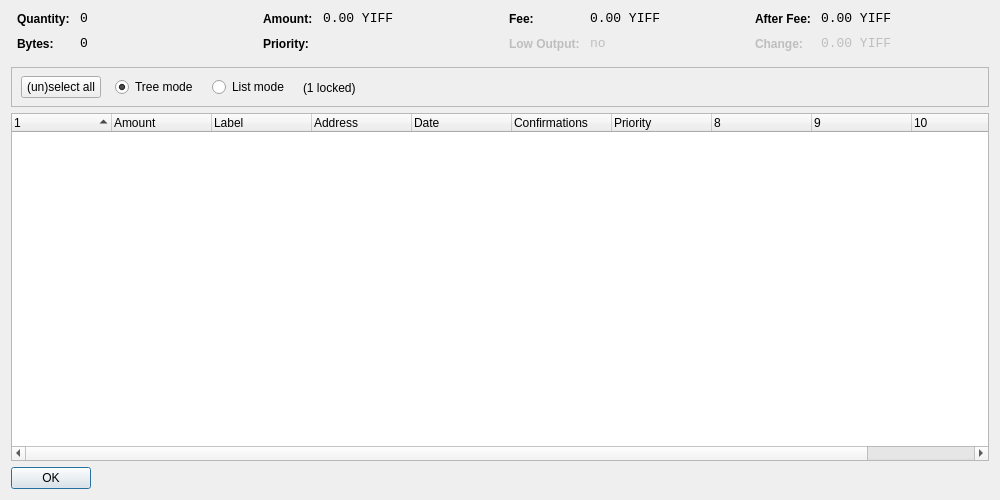
<?xml version="1.0" encoding="UTF-8"?>
<ui version="4.0">
 <class>CoinControlDialog</class>
 <widget class="QDialog" name="CoinControlDialog">
  <property name="geometry">
   <rect>
    <x>0</x>
    <y>0</y>
    <width>1000</width>
    <height>500</height>
   </rect>
  </property>
  <property name="windowTitle">
   <string>Coin Control</string>
  </property>
  <layout class="QVBoxLayout" name="verticalLayout">
   <item>
    <layout class="QHBoxLayout" name="horizontalLayoutTop" stretch="0,0,0,0">
     <property name="topMargin">
      <number>0</number>
     </property>
     <property name="bottomMargin">
      <number>10</number>
     </property>
     <item>
      <layout class="QFormLayout" name="formLayoutCoinControl1">
       <property name="horizontalSpacing">
        <number>10</number>
       </property>
       <property name="verticalSpacing">
        <number>10</number>
       </property>
       <property name="leftMargin">
        <number>6</number>
       </property>
       <property name="rightMargin">
        <number>6</number>
       </property>
       <item row="0" column="0">
        <widget class="QLabel" name="labelCoinControlQuantityText">
         <property name="styleSheet">
          <string notr="true">font-weight:bold;</string>
         </property>
         <property name="text">
          <string>Quantity:</string>
         </property>
        </widget>
       </item>
       <item row="0" column="1">
        <widget class="QLabel" name="labelCoinControlQuantity">
         <property name="font">
          <font>
           <family>Monospace</family>
           <pointsize>10</pointsize>
          </font>
         </property>
         <property name="cursor">
          <cursorShape>IBeamCursor</cursorShape>
         </property>
         <property name="contextMenuPolicy">
          <enum>Qt::ActionsContextMenu</enum>
         </property>
         <property name="text">
          <string notr="true">0</string>
         </property>
         <property name="textInteractionFlags">
          <set>Qt::LinksAccessibleByMouse|Qt::TextSelectableByKeyboard|Qt::TextSelectableByMouse</set>
         </property>
        </widget>
       </item>
       <item row="1" column="0">
        <widget class="QLabel" name="labelCoinControlBytesText">
         <property name="styleSheet">
          <string notr="true">font-weight:bold;</string>
         </property>
         <property name="text">
          <string>Bytes:</string>
         </property>
        </widget>
       </item>
       <item row="1" column="1">
        <widget class="QLabel" name="labelCoinControlBytes">
         <property name="font">
          <font>
           <family>Monospace</family>
           <pointsize>10</pointsize>
          </font>
         </property>
         <property name="cursor">
          <cursorShape>IBeamCursor</cursorShape>
         </property>
         <property name="contextMenuPolicy">
          <enum>Qt::ActionsContextMenu</enum>
         </property>
         <property name="text">
          <string notr="true">0</string>
         </property>
         <property name="textInteractionFlags">
          <set>Qt::LinksAccessibleByMouse|Qt::TextSelectableByKeyboard|Qt::TextSelectableByMouse</set>
         </property>
        </widget>
       </item>
      </layout>
     </item>
     <item>
      <layout class="QFormLayout" name="formLayoutCoinControl2">
       <property name="horizontalSpacing">
        <number>10</number>
       </property>
       <property name="verticalSpacing">
        <number>10</number>
       </property>
       <property name="leftMargin">
        <number>6</number>
       </property>
       <property name="rightMargin">
        <number>6</number>
       </property>
       <item row="0" column="0">
        <widget class="QLabel" name="labelCoinControlAmountText">
         <property name="styleSheet">
          <string notr="true">font-weight:bold;</string>
         </property>
         <property name="text">
          <string>Amount:</string>
         </property>
        </widget>
       </item>
       <item row="0" column="1">
        <widget class="QLabel" name="labelCoinControlAmount">
         <property name="font">
          <font>
           <family>Monospace</family>
           <pointsize>10</pointsize>
          </font>
         </property>
         <property name="cursor">
          <cursorShape>IBeamCursor</cursorShape>
         </property>
         <property name="contextMenuPolicy">
          <enum>Qt::ActionsContextMenu</enum>
         </property>
         <property name="text">
          <string notr="true">0.00 YIFF</string>
         </property>
         <property name="textInteractionFlags">
          <set>Qt::LinksAccessibleByMouse|Qt::TextSelectableByKeyboard|Qt::TextSelectableByMouse</set>
         </property>
        </widget>
       </item>
       <item row="1" column="0">
        <widget class="QLabel" name="labelCoinControlPriorityText">
         <property name="styleSheet">
          <string notr="true">font-weight:bold;</string>
         </property>
         <property name="text">
          <string>Priority:</string>
         </property>
        </widget>
       </item>
       <item row="1" column="1">
        <widget class="QLabel" name="labelCoinControlPriority">
         <property name="font">
          <font>
           <family>Monospace</family>
           <pointsize>10</pointsize>
          </font>
         </property>
         <property name="cursor">
          <cursorShape>IBeamCursor</cursorShape>
         </property>
         <property name="contextMenuPolicy">
          <enum>Qt::ActionsContextMenu</enum>
         </property>
         <property name="text">
          <string/>
         </property>
         <property name="textInteractionFlags">
          <set>Qt::LinksAccessibleByMouse|Qt::TextSelectableByKeyboard|Qt::TextSelectableByMouse</set>
         </property>
        </widget>
       </item>
      </layout>
     </item>
     <item>
      <layout class="QFormLayout" name="formLayoutCoinControl3">
       <property name="horizontalSpacing">
        <number>10</number>
       </property>
       <property name="verticalSpacing">
        <number>10</number>
       </property>
       <property name="leftMargin">
        <number>6</number>
       </property>
       <property name="rightMargin">
        <number>6</number>
       </property>
       <item row="0" column="0">
        <widget class="QLabel" name="labelCoinControlFeeText">
         <property name="styleSheet">
          <string notr="true">font-weight:bold;</string>
         </property>
         <property name="text">
          <string>Fee:</string>
         </property>
        </widget>
       </item>
       <item row="0" column="1">
        <widget class="QLabel" name="labelCoinControlFee">
         <property name="font">
          <font>
           <family>Monospace</family>
           <pointsize>10</pointsize>
          </font>
         </property>
         <property name="cursor">
          <cursorShape>IBeamCursor</cursorShape>
         </property>
         <property name="contextMenuPolicy">
          <enum>Qt::ActionsContextMenu</enum>
         </property>
         <property name="text">
          <string notr="true">0.00 YIFF</string>
         </property>
         <property name="textInteractionFlags">
          <set>Qt::LinksAccessibleByMouse|Qt::TextSelectableByKeyboard|Qt::TextSelectableByMouse</set>
         </property>
        </widget>
       </item>
       <item row="1" column="0">
        <widget class="QLabel" name="labelCoinControlLowOutputText">
         <property name="enabled">
          <bool>false</bool>
         </property>
         <property name="styleSheet">
          <string notr="true">font-weight:bold;</string>
         </property>
         <property name="text">
          <string>Low Output:</string>
         </property>
        </widget>
       </item>
       <item row="1" column="1">
        <widget class="QLabel" name="labelCoinControlLowOutput">
         <property name="enabled">
          <bool>false</bool>
         </property>
         <property name="font">
          <font>
           <family>Monospace</family>
           <pointsize>10</pointsize>
          </font>
         </property>
         <property name="cursor">
          <cursorShape>IBeamCursor</cursorShape>
         </property>
         <property name="contextMenuPolicy">
          <enum>Qt::ActionsContextMenu</enum>
         </property>
         <property name="text">
          <string>no</string>
         </property>
         <property name="textInteractionFlags">
          <set>Qt::LinksAccessibleByMouse|Qt::TextSelectableByKeyboard|Qt::TextSelectableByMouse</set>
         </property>
        </widget>
       </item>
      </layout>
     </item>
     <item>
      <layout class="QFormLayout" name="formLayoutCoinControl4">
       <property name="horizontalSpacing">
        <number>10</number>
       </property>
       <property name="verticalSpacing">
        <number>10</number>
       </property>
       <property name="leftMargin">
        <number>6</number>
       </property>
       <property name="rightMargin">
        <number>6</number>
       </property>
       <item row="0" column="0">
        <widget class="QLabel" name="labelCoinControlAfterFeeText">
         <property name="styleSheet">
          <string notr="true">font-weight:bold;</string>
         </property>
         <property name="text">
          <string>After Fee:</string>
         </property>
        </widget>
       </item>
       <item row="0" column="1">
        <widget class="QLabel" name="labelCoinControlAfterFee">
         <property name="font">
          <font>
           <family>Monospace</family>
           <pointsize>10</pointsize>
          </font>
         </property>
         <property name="cursor">
          <cursorShape>IBeamCursor</cursorShape>
         </property>
         <property name="contextMenuPolicy">
          <enum>Qt::ActionsContextMenu</enum>
         </property>
         <property name="text">
          <string notr="true">0.00 YIFF</string>
         </property>
         <property name="textInteractionFlags">
          <set>Qt::LinksAccessibleByMouse|Qt::TextSelectableByKeyboard|Qt::TextSelectableByMouse</set>
         </property>
        </widget>
       </item>
       <item row="1" column="0">
        <widget class="QLabel" name="labelCoinControlChangeText">
         <property name="enabled">
          <bool>false</bool>
         </property>
         <property name="styleSheet">
          <string notr="true">font-weight:bold;</string>
         </property>
         <property name="text">
          <string>Change:</string>
         </property>
        </widget>
       </item>
       <item row="1" column="1">
        <widget class="QLabel" name="labelCoinControlChange">
         <property name="enabled">
          <bool>false</bool>
         </property>
         <property name="font">
          <font>
           <family>Monospace</family>
           <pointsize>10</pointsize>
          </font>
         </property>
         <property name="cursor">
          <cursorShape>IBeamCursor</cursorShape>
         </property>
         <property name="contextMenuPolicy">
          <enum>Qt::ActionsContextMenu</enum>
         </property>
         <property name="text">
          <string notr="true">0.00 YIFF</string>
         </property>
         <property name="textInteractionFlags">
          <set>Qt::LinksAccessibleByMouse|Qt::TextSelectableByKeyboard|Qt::TextSelectableByMouse</set>
         </property>
        </widget>
       </item>
      </layout>
     </item>
    </layout>
   </item>
   <item>
    <widget class="QFrame" name="frame">
     <property name="minimumSize">
      <size>
       <width>0</width>
       <height>40</height>
      </size>
     </property>
     <property name="frameShape">
      <enum>QFrame::StyledPanel</enum>
     </property>
     <property name="frameShadow">
      <enum>QFrame::Sunken</enum>
     </property>
     <widget class="QWidget" name="horizontalLayoutWidget">
      <property name="geometry">
       <rect>
        <x>10</x>
        <y>0</y>
        <width>781</width>
        <height>41</height>
       </rect>
      </property>
      <layout class="QHBoxLayout" name="horizontalLayoutPanel" stretch="0,0,0,0,0">
       <property name="spacing">
        <number>14</number>
       </property>
       <item>
        <widget class="QPushButton" name="pushButtonSelectAll">
         <property name="sizePolicy">
          <sizepolicy hsizetype="Maximum" vsizetype="Fixed">
           <horstretch>0</horstretch>
           <verstretch>0</verstretch>
          </sizepolicy>
         </property>
         <property name="text">
          <string>(un)select all</string>
         </property>
        </widget>
       </item>
       <item>
        <widget class="QRadioButton" name="radioTreeMode">
         <property name="sizePolicy">
          <sizepolicy hsizetype="Maximum" vsizetype="Fixed">
           <horstretch>0</horstretch>
           <verstretch>0</verstretch>
          </sizepolicy>
         </property>
         <property name="text">
          <string>Tree mode</string>
         </property>
         <property name="checked">
          <bool>true</bool>
         </property>
        </widget>
       </item>
       <item>
        <widget class="QRadioButton" name="radioListMode">
         <property name="sizePolicy">
          <sizepolicy hsizetype="Maximum" vsizetype="Fixed">
           <horstretch>0</horstretch>
           <verstretch>0</verstretch>
          </sizepolicy>
         </property>
         <property name="text">
          <string>List mode</string>
         </property>
        </widget>
       </item>
       <item>
        <widget class="QLabel" name="labelLocked">
         <property name="text">
          <string>(1 locked)</string>
         </property>
        </widget>
       </item>
       <item>
        <spacer name="horizontalSpacer">
         <property name="orientation">
          <enum>Qt::Horizontal</enum>
         </property>
         <property name="sizeHint" stdset="0">
          <size>
           <width>40</width>
           <height>20</height>
          </size>
         </property>
        </spacer>
       </item>
      </layout>
     </widget>
    </widget>
   </item>
   <item>
    <widget class="CoinControlTreeWidget" name="treeWidget">
     <property name="contextMenuPolicy">
      <enum>Qt::CustomContextMenu</enum>
     </property>
     <property name="sortingEnabled">
      <bool>false</bool>
     </property>
     <property name="columnCount">
      <number>11</number>
     </property>
     <attribute name="headerShowSortIndicator" stdset="0">
      <bool>true</bool>
     </attribute>
     <attribute name="headerStretchLastSection">
      <bool>false</bool>
     </attribute>
     <column>
      <property name="text">
       <string/>
      </property>
     </column>
     <column>
      <property name="text">
       <string>Amount</string>
      </property>
     </column>
     <column>
      <property name="text">
       <string notr="true">Label</string>
      </property>
     </column>
     <column>
      <property name="text">
       <string>Address</string>
      </property>
     </column>
     <column>
      <property name="text">
       <string>Date</string>
      </property>
     </column>
     <column>
      <property name="text">
       <string>Confirmations</string>
      </property>
      <property name="toolTip">
       <string>Confirmed</string>
      </property>
     </column>
     <column>
      <property name="text">
       <string>Priority</string>
      </property>
     </column>
     <column>
      <property name="text">
       <string/>
      </property>
     </column>
     <column>
      <property name="text">
       <string/>
      </property>
     </column>
     <column>
      <property name="text">
       <string/>
      </property>
     </column>
     <column>
      <property name="text">
       <string/>
      </property>
     </column>
    </widget>
   </item>
   <item>
    <widget class="QDialogButtonBox" name="buttonBox">
     <property name="sizePolicy">
      <sizepolicy hsizetype="Maximum" vsizetype="Fixed">
       <horstretch>0</horstretch>
       <verstretch>0</verstretch>
      </sizepolicy>
     </property>
     <property name="orientation">
      <enum>Qt::Horizontal</enum>
     </property>
     <property name="standardButtons">
      <set>QDialogButtonBox::Ok</set>
     </property>
    </widget>
   </item>
  </layout>
 </widget>
 <customwidgets>
  <customwidget>
   <class>CoinControlTreeWidget</class>
   <extends>QTreeWidget</extends>
   <header>coincontroltreewidget.h</header>
  </customwidget>
 </customwidgets>
 <resources/>
 <connections/>
</ui>
